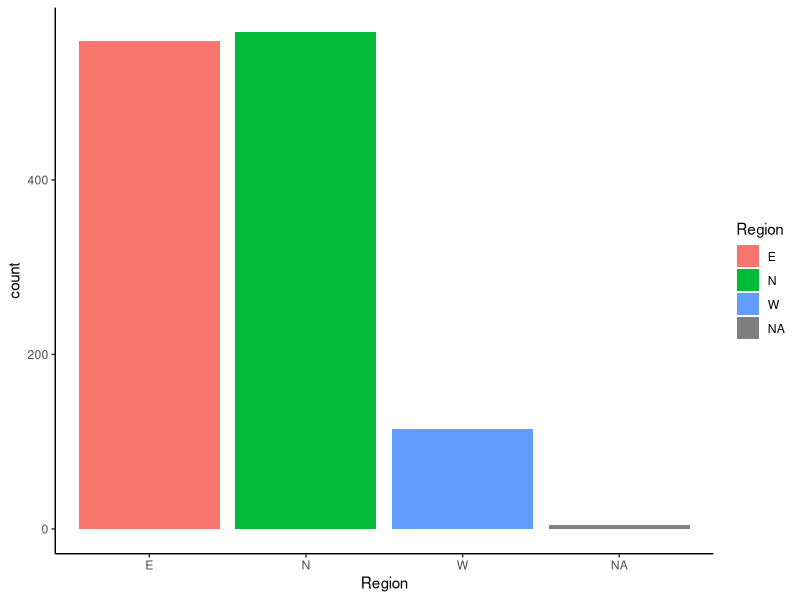
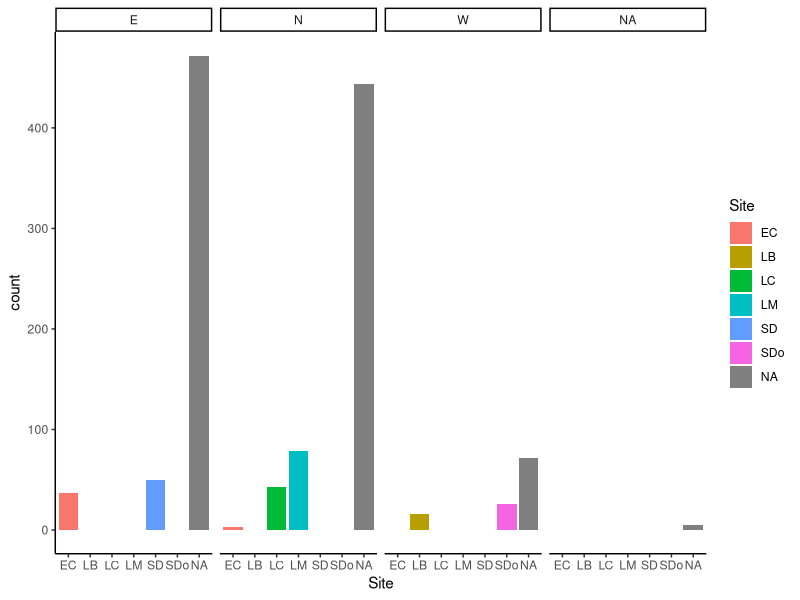
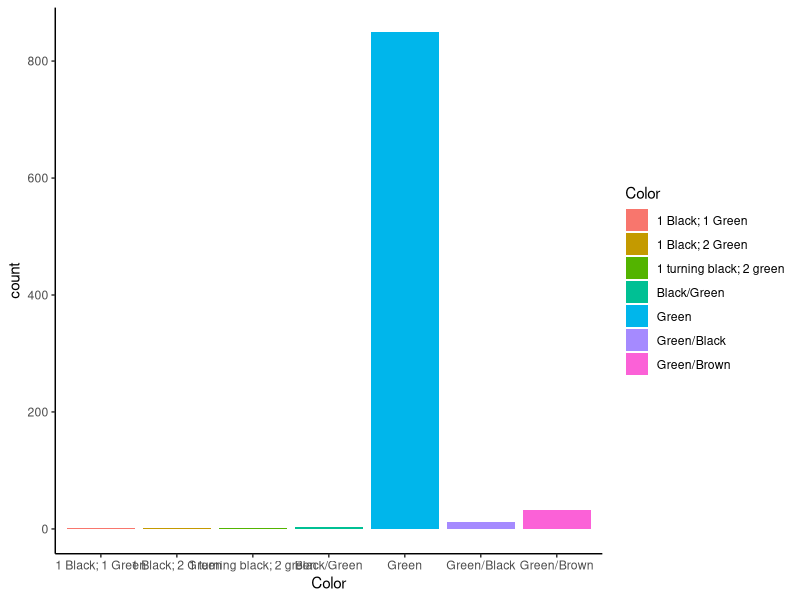

Here is the R script that generated these plots, in order: (Note: this script raises an error after producing the figures.)
rm(list=ls())
setwd("..")

library(tidyverse)
library(ggplot2)
library(dplyr)

field_data <- read_csv("./data/04_2024_field_datasheets_full.csv", na = c("N/A",""))

#cleaning raw field data so we can graph it
field_data_clean <- field_data %>%
  rename(QUBR_ID =`QUBR ID`) %>% #renaming QUBR_ID column to remove space
  rename(Recorder_name =`Name of recorder`) %>% #renaming recorder_name column to remove space
  mutate(Site = case_when(str_detect(Site, "[?]$") ==T ~ NA, #overriding column called Site, anywhere with a ? becomes NA
                          str_detect(Site, "[?]$") == F ~ Site)) %>%
  mutate(Region = case_when(str_detect(Region, "[?]") ==T ~ NA, #overriding column called Region, anywhere with a ? becomes NA
                          str_detect(Region, "[?]") == F ~ Region))

#creating bar graph
field_data_clean %>%
  ggplot() + #creates empty plot
  geom_bar(aes(x = Region, fill = Region)) + #plots Regions on the x axis and gives each their own color
  theme_classic() #removes gray background

field_data_clean %>%
  ggplot() + #creates empty plot
  geom_bar(aes(x = Site, fill = Site)) +
  theme_classic() +
  facet_grid(~Region) #nests sites within region



#load tissue transfer data
tissue_data <- read_csv("./data/Transfer QUBR Tissue to Freezer 2024 April.csv")

#explore tissue transfer data (what kinds of columns, NAs, left_join function to join by QUBR_ID column)
#(same column name in both data sets)
tissue_data_clean <- tissue_data%>%
  rename(Color = `Leaf Tissue Color (Green, Brown, Black)`)%>% #rename leaf color column
  rename(Condition = `Leaf Tissue Condition (Moldy, Necrotic, or Good)`)%>% #rename leaf condition column
  rename(Weight = `Weight (g)`) %>% #rename weight column to remove units
  rename(QUBR_ID = `Accession ID`)%>%
  filter(str_detect(Color, "reen")) %>% #selects only colors named Green and green
  filter(str_detect(Condition, "Good"))%>%
  filter(Weight>=0.04) #removes leaf samples that are too small to do extraction with
  #  

tissue_data_clean%>%
  ggplot() + #creates empty plot
  geom_bar(aes(x = Color, fill = Color)) +
  theme_classic() #removes gray background

summary(tissue_field_data) #shows character vs numeric value details

tissue_field_data <- tissue_data_clean%>% #joins field data and tissue transfer data by QUBR_ID
  left_join(., field_data_clean, join_by(QUBR_ID==QUBR_ID))

tissue_field_data%>% #bar chart of number of tissue samples per region
  ggplot() + 
  geom_bar(aes(x = Region, fill = Region)) +
  theme_classic()

tissue_field_data%>% #box plot of tissue weights per region
  ggplot() +
  geom_boxplot(aes(x = Region, y = Weight, fill = Region)) +
  theme_classic()

tissue_west <- tissue_field_data%>% #we will extract from all of these samples from the West
  filter(Region == 'W')
tissue_east <- tissue_field_data%>%
  filter(Region == 'E')
tissue_north <- tissue_field_data%>%
  filter(Region == 'N')
                        
tissue_field_data %>%
  group_by(Region) %>%
  summarise(count = n())

tissue_west%>%
  ggplot() +
  geom_col(aes(x = QUBR_ID, y = Weight))
